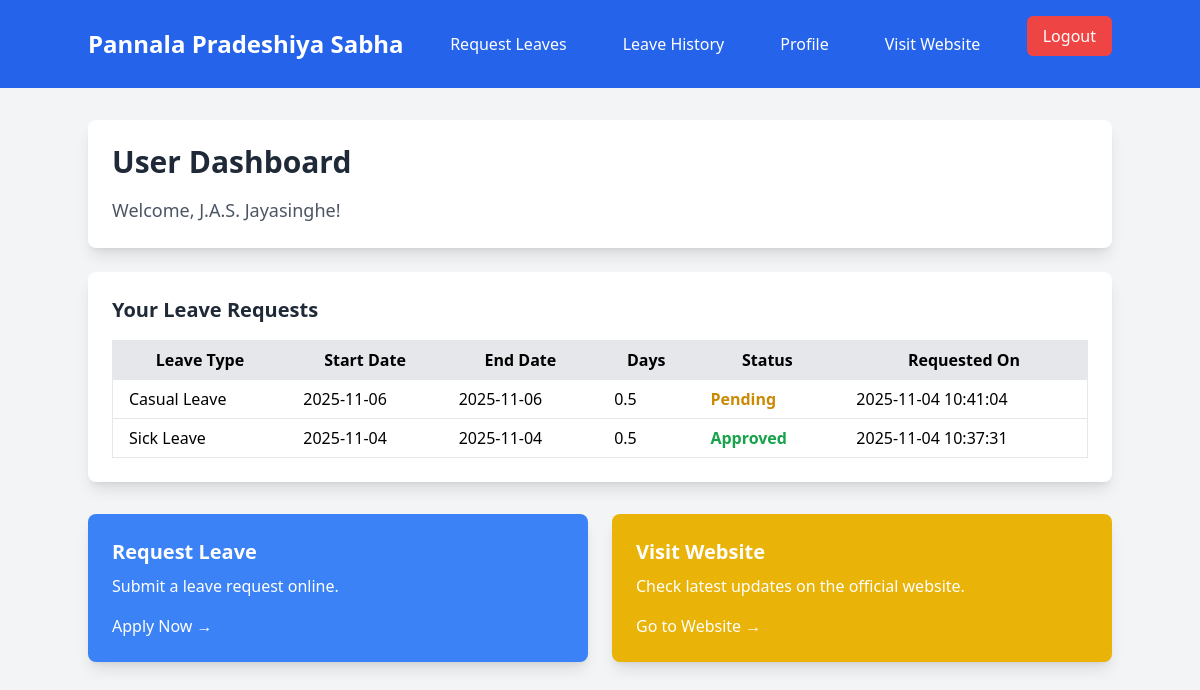
The app's page /user/user-dashboard.php (signed in) with its own data.
### tables this page shows
CREATE TABLE `wp_leave_request` (
  `request_id` int NOT NULL,
  `user_id` int NOT NULL,
  `leave_type` varchar(50) DEFAULT NULL,
  `leave_start_date` date NOT NULL,
  `leave_end_date` date NOT NULL,
  `number_of_days` decimal(3,1) NOT NULL,
  `reason` text,
  `substitute` varchar(255) DEFAULT NULL,
  `status` int DEFAULT NULL COMMENT '1-pending, 2-accept, 3-reject',
  `step_1_approver_id` int DEFAULT NULL,
  `step_1_status` enum('pending','approved','rejected') DEFAULT 'pending',
  `step_1_date` datetime DEFAULT NULL,
  `step_2_approver_id` int DEFAULT NULL,
  `step_2_status` enum('pending','approved','rejected') DEFAULT 'pending',
  `step_2_date` datetime DEFAULT NULL,
  `step_3_approver_id` int DEFAULT NULL,
  `step_3_status` enum('pending','approved','rejected') DEFAULT 'pending',
  `step_3_date` datetime DEFAULT NULL,
  `final_status` enum('pending','approved','rejected') DEFAULT 'pending',
  `created_at` timestamp NOT NULL DEFAULT CURRENT_TIMESTAMP,
  `updated_at` timestamp NOT NULL DEFAULT CURRENT_TIMESTAMP ON UPDATE CURRENT_TIMESTAMP,
  `sub_office` varchar(255) NOT NULL,
  `office_type` enum('head','sub') DEFAULT 'head',
  `rejection_remark` text,
  `department_id` int DEFAULT NULL
);

### user/user-dashboard.php (the view, shortened to what this page needs)
<?php
require '../includes/dbconfig.php';
require '../includes/user-navbar.php';
$user_id = $_SESSION['user']['id'];
$full_name = $_SESSION['user']['first_name'] . ' ' . $_SESSION['user']['last_name'];
$sql = "SELECT leave_type, leave_start_date, leave_end_date, number_of_days, status, final_status, created_at
        FROM wp_leave_request WHERE user_id = ? ORDER BY created_at DESC";
$stmt = $conn->prepare($sql);
$leave_history = [];
if ($stmt) {
    $stmt->bind_param("i", $user_id);
    $stmt->execute();
    $result = $stmt->get_result();
    while ($row = $result->fetch_assoc()) {
        $leave_history[] = $row;
    }
}
?>
<!DOCTYPE html>
<html lang="en">
<head>
    <script src="https://cdn.tailwindcss.com"></script>
</head>
<body class="bg-gray-100">
    <div class="container mx-auto mt-8">
        <div class="bg-white p-6 rounded-lg shadow-lg">
            <h1 class="text-3xl font-bold text-gray-800">User Dashboard</h1>
            <p class="text-lg text-gray-600 mt-4">Welcome, <?php echo htmlspecialchars($full_name); ?>!</p>
        </div>
        <div class="mt-6 bg-white p-6 rounded-lg shadow-lg">
            <h2 class="text-xl font-semibold text-gray-800">Your Leave Requests</h2>
            <?php if (count($leave_history) > 0) : ?>
                <div class="overflow-x-auto mt-4">
                    <table class="min-w-full bg-white border border-gray-300">
                        <thead class="bg-gray-200">
                            <tr>
                                <th class="px-4 py-2 border">Leave Type</th>
                                <th class="px-4 py-2 border">Start Date</th>
                                <th class="px-4 py-2 border">End Date</th>
                                <th class="px-4 py-2 border">Days</th>
                                <th class="px-4 py-2 border">Status</th>
                                <th class="px-4 py-2 border">Requested On</th>
                            </tr>
                        </thead>
<tbody>
    <?php foreach ($leave_history as $leave) : ?>
        <?php
if ($leave['final_status'] === 'approved') {
    $status_label = 'Approved';
    $status_class = 'text-green-600';
} else {
    switch ($leave['status']) {
        case 1:
            $status_label = 'Pending';
            $status_class = 'text-yellow-600';
            break;
    }
}
        ?>
        <tr class="border">
            <td class="px-4 py-2"><?php echo htmlspecialchars($leave['leave_type']); ?></td>
            <td class="px-4 py-2"><?php echo htmlspecialchars($leave['leave_start_date']); ?></td>
            <td class="px-4 py-2"><?php echo htmlspecialchars($leave['leave_end_date']); ?></td>
            <td class="px-4 py-2"><?php echo htmlspecialchars($leave['number_of_days']); ?></td>
            <td class="px-4 py-2 font-semibold <?php echo $status_class; ?>">
                <?php echo $status_label; ?>
            </td>
            <td class="px-4 py-2"><?php echo htmlspecialchars($leave['created_at']); ?></td>
        </tr>
    <?php endforeach; ?>
</tbody>
                    </table>
                </div>
            <?php else : ?>
                <p class="text-gray-600 mt-2">No leave requests found.</p>
            <?php endif; ?>
        </div>
        <div class="grid grid-cols-1 sm:grid-cols-2 lg:grid-cols-2 gap-6 mt-8">
            <div class="bg-blue-500 text-white p-6 rounded-lg shadow-lg hover:bg-blue-600">
                <h2 class="text-xl font-semibold">Request Leave</h2>
                <p class="mt-2">Submit a leave request online.</p>
                <a href="./leave_request.php" class="text-white mt-4 inline-block">Apply Now →</a>
            </div>
            <div class="bg-yellow-500 text-white p-6 rounded-lg shadow-lg hover:bg-yellow-600">
                <h2 class="text-xl font-semibold">Visit Website</h2>
                <p class="mt-2">Check latest updates on the official website.</p>
                <a href="https://pannalaps.lk/" target="_blank" class="text-white mt-4 inline-block">Go to Website →</a>
            </div>
        </div>
    </div>
</body>
</html>

### records on screen
wp_leave_request: leave_type "Casual Leave", leave_start_date "2025-11-06", leave_end_date "2025-11-06", number_of_days "0.5", status "Pending", created_at "2025-11-04 10:41:04"
wp_leave_request: leave_type "Sick Leave", leave_start_date "2025-11-04", leave_end_date "2025-11-04", number_of_days "0.5", final_status "Approved", created_at "2025-11-04 10:37:31"

### other values on screen
$full_name "J.A.S. Jayasinghe"
